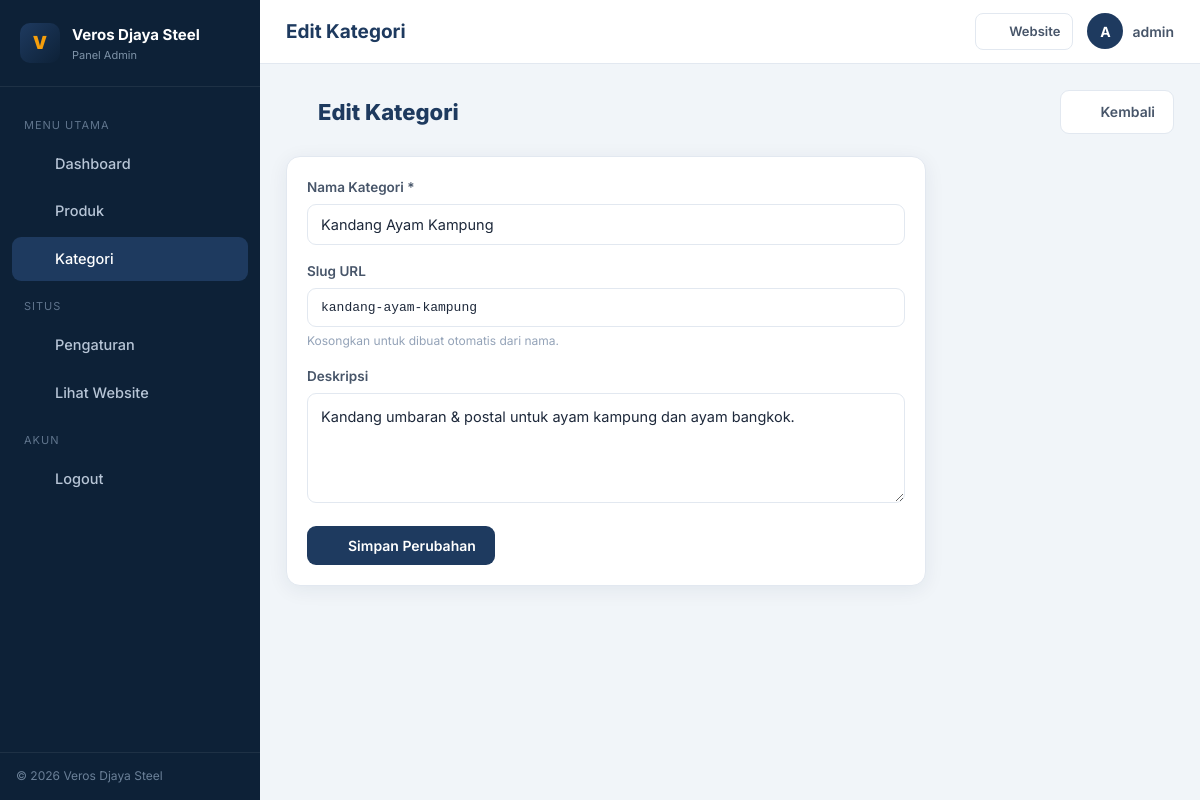
Screenshot of /admin/category_form.php?id=3 (signed in) with the database file from the repository.
### tables this page shows
CREATE TABLE IF NOT EXISTS `categories` (
  `id`          INT AUTO_INCREMENT PRIMARY KEY,
  `name`        VARCHAR(100) NOT NULL,
  `slug`        VARCHAR(120) NOT NULL UNIQUE,
  `description` TEXT DEFAULT NULL,
  `created_at`  TIMESTAMP DEFAULT CURRENT_TIMESTAMP
);

### admin/category_form.php (the view, shortened to what this page needs)
<?php
require_once __DIR__ . '/config/db.php';
require_once __DIR__ . '/../inc/functions.php';
$id = isset($_GET['id']) ? (int)$_GET['id'] : 0;
$c = ['name' => '', 'slug' => '', 'description' => ''];
if ($id) {
    $stmt = $pdo->prepare("SELECT * FROM categories WHERE id = ? LIMIT 1");
    $stmt->execute([$id]);
    $row = $stmt->fetch();
    $c = $row;
}
require_once __DIR__ . '/includes/header.php';
?>
<div class="page-head">
  <div><h2><?php echo icon('grid'); ?> <?php echo $id ? 'Edit Kategori' : 'Tambah Kategori'; ?></h2></div>
  <a href="categories.php" class="btn btn-light"><?php echo icon('chevron'); ?> Kembali</a>
</div>
<div class="card" style="max-width:640px;">
  <div class="card__body">
    <form method="post">
      <div class="field">
        <label for="name">Nama Kategori *</label>
        <input class="input" type="text" id="name" name="name" data-slug-source value="<?php echo e($c['name']); ?>" placeholder="mis. Kandang Ayam Petelur" required>
      </div>
      <div class="field">
        <label for="slug">Slug URL</label>
        <input class="input" type="text" id="slug" name="slug" data-slug-target value="<?php echo e($c['slug']); ?>" placeholder="otomatis dari nama" style="font-family:monospace;font-size:13px;">
        <div class="hint">Kosongkan untuk dibuat otomatis dari nama.</div>
      </div>
      <div class="field">
        <label for="description">Deskripsi</label>
        <textarea class="textarea" id="description" name="description" placeholder="Deskripsi singkat kategori (opsional)."><?php echo e($c['description']); ?></textarea>
      </div>
      <button type="submit" class="btn btn-primary"><?php echo icon('check'); ?> <?php echo $id ? 'Simpan Perubahan' : 'Simpan Kategori'; ?></button>
    </form>
  </div>
</div>
<?php require_once __DIR__ . '/includes/footer.php'; ?>

### admin/assets/admin.css (style rules this page uses)
:root { --primary:#1e3a5f; --primary-dark:#14304d; --accent:#f59e0b; --accent-dark:#d97706; --sidebar:#0d2137; --sidebar-2:#12293f; --wa:#25d366; --danger:#dc2626; --success:#16a34a; --info:#0ea5e9; --warning:#f59e0b; --bg:#f1f5f9; --surface:#fff; --surface-2:#f8fafc; --text:#1e293b; --text-2:#475569; --muted:#94a3b8; --border:#e2e8f0; --radius:14px; --radius-sm:9px; --shadow:0 4px 20px rgba(15,39,64,.07); --font:'Inter',-apple-system,BlinkMacSystemFont,'Segoe UI',sans-serif; }
*,*::before,*::after { box-sizing:border-box;margin:0;padding:0 }
body { font-family:var(--font);background:var(--bg);color:var(--text);line-height:1.55;-webkit-font-smoothing:antialiased }
a { text-decoration:none;color:inherit }
.btn { display:inline-flex;align-items:center;justify-content:center;gap:8px;font-weight:600;font-size:14px;padding:10px 18px;border-radius:9px;border:1px solid transparent;cursor:pointer;transition:.15s;font-family:inherit;white-space:nowrap }
.btn-primary { background:var(--primary);color:#fff }
.btn-light { background:var(--surface);color:var(--text-2);border-color:var(--border) }
.card { background:var(--surface);border:1px solid var(--border);border-radius:var(--radius);box-shadow:var(--shadow) }
.card__body { padding:20px }
.page-head { display:flex;align-items:center;justify-content:space-between;gap:14px;margin-bottom:22px;flex-wrap:wrap }
.page-head h2 { font-size:22px;color:var(--primary);font-weight:800;display:flex;align-items:center;gap:10px }
.field { margin-bottom:16px }
.field label { display:block;font-weight:600;font-size:13.5px;color:var(--text-2);margin-bottom:6px }
.field .hint { font-size:12px;color:var(--muted);margin-top:5px }
.input,.select,.textarea { width:100%;padding:11px 13px;border:1px solid var(--border);border-radius:9px;font-size:14.5px;font-family:inherit;color:var(--text);background:var(--surface);transition:.15s }
.textarea { resize:vertical;min-height:110px;line-height:1.6 }

### rows the page displays
categories: name "Kandang Ayam Kampung", slug "kandang-ayam-kampung", description "Kandang umbaran & postal untuk ayam kampung dan ayam bangkok."

### other values shown
$company "Veros Djaya Steel"
$page_title "Edit Kategori"
substr($adminName, 0, 1) "A"
$adminName "admin"
